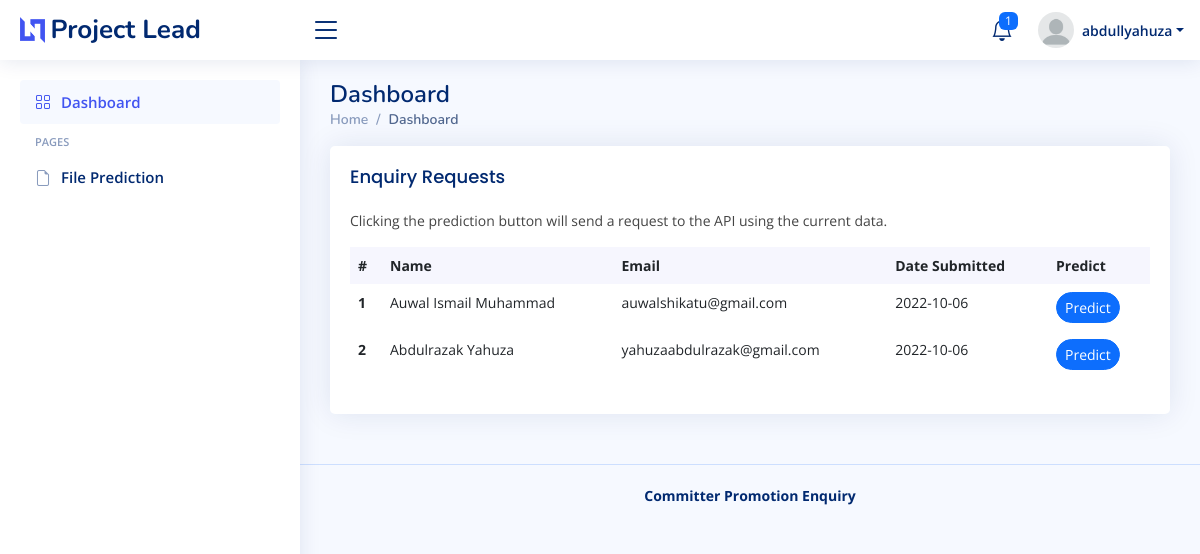
The page /dashboard (signed in) on the database its author committed.
### database/models.py (models this page shows, shortened)
class User(db.Model):
    id = Column(Integer().with_variant(Integer, "sqlite"), primary_key=True)
    username = Column(String(80))
    name = Column(String(200))
    email = Column(String(120))
    password = Column(String(256))
    def details(self):
        return {
            'id': self.id,
            'username': self.username,
            'email': self.email,
            'name': self.name
        }

class Enquiry(db.Model):
    id = Column(Integer().with_variant(Integer, "sqlite"), primary_key=True)
    name = Column(String(200))
    education = Column(String(20))
    email = Column(String(120), unique=True)
    region = Column(String(20))
    fin_gain = Column(Float)
    int_learn = Column(Float)
    dev_inv = Column(Float)
    proj_desertion = Column(Integer)
    dev_experience = Column(Integer)
    sys_int = Column(Float)
    tech_norm = Column(Float)
    code_test = Column(Float)
    cont_code_dec = Column(Float)
    dec_right_del = Column(Float)
    proj_age = Column(Integer)
    promoted = Column(Boolean, default=0)
    date_submitted = Column(Date)

### app.py (the view)
@app.route('/dashboard')
@login_required
def dashboard():
    user = User.query.filter_by(username=session['user_id']).first()
    user_data = user.details()
    enquiries = Enquiry.query.order_by(db.desc(Enquiry.id)).all()
    noti = Enquiry.query.filter_by(promoted=False).all()
    numberOfnoti = len(noti)
    return render_template(
        'admin/index.html',
        current_page="Dashboard",
        user=user_data,
        enquiries=enquiries,
        noti=numberOfnoti)

### auth.py (called while the page is built)
def login_required(f):
    @wraps(f)
    def decorated_function(*args, **kwargs):
        if session.get("user_id") is None:
            return redirect("/lead")
        return f(*args, **kwargs)
    return decorated_function

### templates/admin/index.html (shortened to what this page needs)
{% extends 'layouts/main.html' %}
{% block content %}
    <section class="section dashboard">
      <div class="row">
        <div class="col-lg-12" style="margin: 0 auto;">
          <div class="row">
            <div class="col-12">
              <div class="card recent-sales overflow-auto">
                <div class="card-body">
                  <h5 class="card-title">Enquiry Requests</h5>
                  <p>Clicking the prediction button will send a request to the API using the current data.</p>
                  <table class="table table-borderless datatable">
                    <thead>
                      <tr>
                        <th scope="col">#</th>
                        <th scope="col">Name</th>
                        <th scope="col">Email</th>
                        <th scope="col">Date Submitted</th>
                        <th scope="col">Predict</th>
                      </tr>
                    </thead>
                    <tbody>
                      {% if enquiries %}
                        {% for enquiry in enquiries %}
                        <tr>
                          <th scope="row">{{loop.index}}</th>
                          <td>{{enquiry.name}}</td>
                          <td>{{enquiry.email}}</td>
                          <td>{{enquiry.date_submitted}}</td>
                          <td>
                            <a href="confirm/{{enquiry.id}}" class="btn btn-primary rounded-pill btn-sm">Predict</a>
                          </td>
                        </tr>
                        {% endfor %}
                      {% endif %}
                    </tbody>
                  </table>
                </div>
              </div>
            </div>
          </div>
        </div>
      </div>
    </section>
{% endblock %}

### templates/layouts/main.html (shortened to what this page needs)
<!DOCTYPE html>
<html lang="en">
<head>
  <link href="/static/admin/assets/vendor/bootstrap/css/bootstrap.min.css" rel="stylesheet">
  <link href="/static/admin/assets/vendor/bootstrap-icons/bootstrap-icons.css" rel="stylesheet">
  <link href="/static/admin/assets/vendor/boxicons/css/boxicons.min.css" rel="stylesheet">
  <link href="/static/admin/assets/vendor/quill/quill.snow.css" rel="stylesheet">
  <link href="/static/admin/assets/vendor/quill/quill.bubble.css" rel="stylesheet">
  <link href="/static/admin/assets/vendor/remixicon/remixicon.css" rel="stylesheet">
  <link href="/static/admin/assets/vendor/simple-datatables/style.css" rel="stylesheet">
  <link href="/static/admin/assets/css/style.css" rel="stylesheet">
</head>
<body>
  <header id="header" class="header fixed-top d-flex align-items-center">
    <div class="d-flex align-items-center justify-content-between">
      <a href="{{ url_for('dashboard') }}" class="logo d-flex align-items-center">
        <img src="/static/admin/assets/img/logo.png" alt="">
        <span class="d-none d-lg-block">Project Lead</span>
      </a>
      <i class="bi bi-list toggle-sidebar-btn"></i>
    </div>
    <nav class="header-nav ms-auto">
      <ul class="d-flex align-items-center">
        <li class="nav-item dropdown">
          <a class="nav-link nav-icon" href="#" data-bs-toggle="dropdown">
            <i class="bi bi-bell"></i>
            <span class="badge bg-primary badge-number">{%if noti > 0 %} {{noti}} {% endif %}</span>
          </a>
        </li>
        <li class="nav-item dropdown pe-3">
          <a class="nav-link nav-profile d-flex align-items-center pe-0" href="#" data-bs-toggle="dropdown">
            <img src="/static/admin/assets/img/profile-img.png" alt="Profile" class="rounded-circle">
            <span class="d-none d-md-block dropdown-toggle ps-2">{{user.username}}</span>
          </a>
        </li>
      </ul>
    </nav>
  </header>
  <aside id="sidebar" class="sidebar">
    <ul class="sidebar-nav" id="sidebar-nav">
      <li class="nav-item">
        <a class="nav-link {% if request.endpoint != 'dashboard'%} collapsed {% endif %}" href="{{ url_for('dashboard') }}">
          <i class="bi bi-grid"></i>
          <span>Dashboard</span>
        </a>
      </li>
      <li class="nav-heading">Pages</li>
      <li class="nav-item">
         <a class="nav-link {% if request.endpoint != 'from_file'%} collapsed {% endif %}" href="{{ url_for('from_file') }}">
           <i class="bi bi-file-earmark"></i>
           <span>File Prediction</span>
         </a>
       </li>
    </ul>
  </aside>
  <main id="main" class="main">
    <div class="pagetitle">
      <h1>{{current_page}}</h1>
      <nav>
        <ol class="breadcrumb">
          <li class="breadcrumb-item"><a href="{{ url_for('dashboard') }}">Home</a></li>
          <li class="breadcrumb-item active">{{current_page}}</li>
        </ol>
      </nav>
    </div>
    {% block content %}{% endblock %}
  </main>
  <footer id="footer" class="footer">
    <div class="copyright">
      <strong>Committer Promotion Enquiry</strong>
    </div>
  </footer>
</body>
</html>

### admin/assets/css/style.css (style rules this page uses)
:root { scroll-behavior: smooth; }
body { font-family: "Open Sans", sans-serif; background: #f6f9ff; color: #444444; }
a { color: #4154f1; text-decoration: none; }
h1, h2, h3, h4, h5, h6 { font-family: "Nunito", sans-serif; }
#main { margin-top: 60px; padding: 20px 30px; transition: all 0.3s; }
.pagetitle { margin-bottom: 10px; }
.pagetitle h1 { font-size: 24px; margin-bottom: 0; font-weight: 600; color: #012970; }
.card { margin-bottom: 30px; border: none; border-radius: 5px; box-shadow: 0px 0 30px rgba(1, 41, 112, 0.1); }
.card-title { padding: 20px 0 15px 0; font-size: 18px; font-weight: 500; color: #012970; font-family: "Poppins", sans-serif; }
.card-body { padding: 0 20px 20px 20px; }
.breadcrumb { font-size: 14px; font-family: "Nunito", sans-serif; color: #899bbd; font-weight: 600; }
.breadcrumb a { color: #899bbd; transition: 0.3s; }
.breadcrumb .breadcrumb-item::before { color: #899bbd; }
.breadcrumb .active { color: #51678f; font-weight: 600; }
.logo { line-height: 1; }
@media (min-width: 1200px) { .logo { width: 280px; } }
.logo img { max-height: 26px; margin-right: 6px; }
.logo span { font-size: 26px; font-weight: 700; color: #012970; font-family: "Nunito", sans-serif; }
.header { transition: all 0.5s; z-index: 997; height: 60px; box-shadow: 0px 2px 20px rgba(1, 41, 112, 0.1); background-color: #fff; padding-left: 20px; }
.header .toggle-sidebar-btn { font-size: 32px; padding-left: 10px; cursor: pointer; color: #012970; }
.header-nav ul { list-style: none; }
.header-nav>ul { margin: 0; padding: 0; }
.header-nav .nav-icon { font-size: 22px; color: #012970; margin-right: 25px; position: relative; }
.header-nav .nav-profile { color: #012970; }
.header-nav .nav-profile img { max-height: 36px; }
.header-nav .nav-profile span { font-size: 14px; font-weight: 600; }
.header-nav .badge-number { position: absolute; inset: -2px -5px auto auto; font-weight: normal; font-size: 12px; padding: 3px 6px; }
.sidebar { position: fixed; top: 60px; left: 0; bottom: 0; width: 300px; z-index: 996; transition: all 0.3s; padding: 20px; overflow-y: auto; scrollbar-width: thin; scrollbar-color: #aab7cf transparent; box-shadow: 0px 0px 20px rgba(1, 41, 112, 0.1); background-color: #fff; }
@media (min-width: 1200px) { #main, #footer { margin-left: 300px; } }
.sidebar-nav { padding: 0; margin: 0; list-style: none; }
.sidebar-nav li { padding: 0; margin: 0; list-style: none; }
.sidebar-nav .nav-item { margin-bottom: 5px; }
.sidebar-nav .nav-heading { font-size: 11px; text-transform: uppercase; color: #899bbd; font-weight: 600; margin: 10px 0 5px 15px; }
.sidebar-nav .nav-link { display: flex; align-items: center; font-size: 15px; font-weight: 600; color: #4154f1; transition: 0.3; background: #f6f9ff; padding: 10px 15px; border-radius: 4px; }
.sidebar-nav .nav-link i { font-size: 16px; margin-right: 10px; color: #4154f1; }
.sidebar-nav .nav-link.collapsed { color: #012970; background: #fff; }
.sidebar-nav .nav-link.collapsed i { color: #899bbd; }
.dashboard .recent-sales { font-size: 14px; }
.dashboard .recent-sales .table thead { background: #f6f6fe; }
.dashboard .recent-sales .table thead th { border: 0; }
.footer { padding: 20px 0; font-size: 14px; transition: all 0.3s; border-top: 1px solid #cddfff; }
.footer .copyright { text-align: center; color: #012970; }

### rows shown on the page
User: username "abdullyahuza"
Enquiry: name "Auwal Ismail Muhammad", email "auwalshikatu@gmail.com", date_submitted "2022-10-06"
Enquiry: name "Abdulrazak Yahuza", email "yahuzaabdulrazak@gmail.com", date_submitted "2022-10-06"

### other values the page prints
{{ noti }} "1"
{{ current_page }} "Dashboard"
